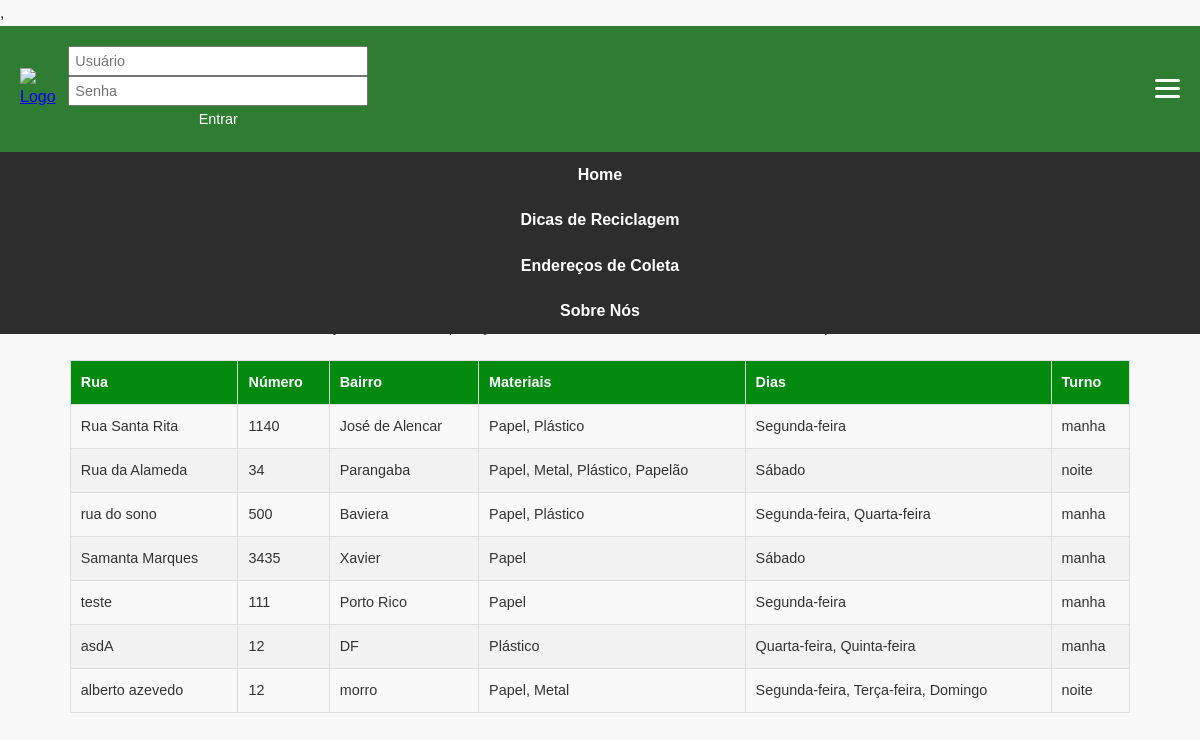
The app's page /parceiros/ with its own data.
### core/models.py (models this page shows, shortened)
class Coleta(models.Model):
    rua = models.CharField(max_length=100)
    numero = models.CharField(max_length=10)
    bairro = models.CharField(max_length=100)
    materiais = models.ManyToManyField(Material)
    dias = models.ManyToManyField(Dia)
    TURNO_CHOICES = [
        ('manha', 'Manhã'),
        ('tarde', 'Tarde'),
        ('noite', 'Noite'),
    ]
    turno = models.CharField(max_length=10, choices=TURNO_CHOICES, blank=False)

class Material(models.Model):
    nome = models.CharField(max_length=100)
    def __str__(self):
        return self.nome

class Dia(models.Model):
    nome = models.CharField(max_length=100)
    def __str__(self):
        return self.nome

### core/views.py (the view)
# urls.py: path('parceiros/', views.parceiros, name='parceiros'),
def parceiros(request):
    if User.is_authenticated:
        coletas = Coleta.objects.all()  # Busca todos os registros do modelo Coleta
        return render(request, 'recicle/pages/parceiros.html', {'coletas': coletas})  # Renderiza o template 'parceiros.html'
    else:
        return redirect('/')

### core/templates/recicle/pages/parceiros.html (shortened to what this page needs)
{% load static %}
<!DOCTYPE html>
<html lang="pt-br">
    <head>
        <link href="https://cdnjs.cloudflare.com/ajax/libs/font-awesome/6.5.1/css/all.min.css" rel="stylesheet">
        <link href="https://cdnjs.cloudflare.com/ajax/libs/font-awesome/6.5.1/css/all.min.css" rel="stylesheet">,
        <link rel="stylesheet" type="text/css" href="{% static 'css/parceiros.css' %}">
    </head>
<body>
    <header>
        <a href="{% url 'index' %}">
            <img src="{% static 'images/logo.png' %}" alt="Logo" class="logo">
            </a>
        <nav>
          <ul class="menu">
            <li><a href="{% url 'index' %}">Home</a></li>
            <li><a href="{% url 'dicas' %}">Dicas de Reciclagem</a></li>
            <li><a href="{% url 'parceiros' %}">Endereços de Coleta</a></li>
            <li><a href="#">Sobre Nós</a></li>
          </ul>
        </nav>
        <button class="hamburger" aria-label="Abrir menu">
          <span></span>
          <span></span>
          <span></span>
        </button>
        <div class="msg">
          {% if user.is_authenticated %}
          <p class="mensagem_login">Bem-vindo(a), {{ user.get_full_name|default:user.username }}!</p>
          <form action="{% url 'logout' %}" method="post" style="display: inline;">
            {% csrf_token %}
            <button type="submit">Sair</button>
          </form>
          {% else %}
          <form action="{% url 'login' %}" method="post" style="display: inline;">
            <input type="text" name="username" placeholder="Usuário" required>
            <input type="password" name="password" placeholder="Senha" required>
            <button type="submit">Entrar</button>
          </form>
          {% endif %}
        </div>
      </header>
    <h1>Lista de Parceiros</h1>
    <main>
        <p class="textos">Prezados catadores,</p>
        <p class="textos">Essa é a lista de residências parceiras cadastradas. Escolha qual residência visitará e nos informe para contactarmos o parceiro e firmarmos a parceria.</p>
        <p class="textos"> <b>Importante:</b> Não apareça no local de coleta sem antes confirmarmos a parceria.</p>
        <div class="content">
            <div class="center-column">
                <table>
                    <thead>
                        <tr>
                            <th>Rua</th>
                            <th>Número</th>
                            <th>Bairro</th>
                            <th>Materiais</th>
                            <th>Dias</th>
                            <th>Turno</th>
                        </tr>
                    </thead>
                    <tbody>
                        {% for coleta in coletas %}
                            <tr>
                                <td>{{ coleta.rua }}</td>
                                <td>{{ coleta.numero }}</td>
                                <td>{{ coleta.bairro }}</td>
                                <td>{{ coleta.materiais.all|join:", " }}</td>
                                <td>{{ coleta.dias.all|join:", " }}</td>
                                <td>{{ coleta.turno }}</td>
                            </tr>
                        {% empty %}
                            <tr>
                                <td colspan="6">Nenhum registro encontrado.</td>
                            </tr>
                        {% endfor %}
                    </tbody>
                </table>
            </div>
        </div>
    </main>
</body>
</html>

### core/static/css/parceiros.css (style rules this page uses)
* { margin: 0; padding: 0; box-sizing: border-box; }
html, body { height: 100%; overflow-x: hidden; }
body { font-family: Arial, sans-serif; line-height: 1.6; color: #333; background-color: #f8f8f8; margin: 0; display: flex; flex-direction: column; min-height: 100vh; }
header { display: flex; justify-content: space-between; align-items: center; background-color: #2e7d32; color: white; padding: 10px 20px; position: relative; }
.logo { max-height: 50px; order: 0; }
.menu { display: flex; list-style: none; justify-content: flex-start; align-items: center; gap: 20px; margin: 0; padding: 0; order: 0; }
.menu a { text-decoration: none; color: white; font-weight: bold; transition: color 0.3s ease; }
.hamburger { display: none; }
.hamburger span { display: block; width: 100%; height: 3px; background-color: white; border-radius: 5px; transition: transform 0.3s ease, opacity 0.3s ease; }
.menu { display: flex; list-style: none; gap: 20px; transition: transform 0.3s ease; }
main, h1 { margin: 20px auto; max-width: 1200px; text-align: center; }
table { width: 100%; border-collapse: collapse; margin-top: 20px; font-size: 0.9rem; }
th, td { border: 1px solid #ddd; padding: 10px; text-align: left; }
th { background-color: #028a0f; color: white; }
tr:nth-child(even) { background-color: #f2f2f2; }
.msg { display: flex; justify-content: center; align-items: center; margin-top: 10px; }
.msg form { display: flex; gap: 10px; align-items: center; }
.msg input, .msg button { padding: 5px; font-size: 0.9rem; }
.msg button { background-color: #2e7d32; color: white; border: none; cursor: pointer; }
.hamburger { order: 3; display: block; background: none; border: none; box-shadow: none; cursor: pointer; }
.hamburger span { display: block; width: 25px; height: 3px; margin: 5px auto; background: white; border-radius: 2px; }
.menu { display: flex; flex-direction: column; background-color: #2d2d2d; position: absolute; top: 100%; right: 0; width: 100%; padding: 10px 0; }
.menu a { color: white; padding: 10px 0; }
.content { padding: 0 10px; box-sizing: border-box; }
table { min-width: 600px; width: 100%; }
.msg { width: 100%; justify-content: flex-start; margin-bottom: 10px; }
.msg form { flex-direction: column; align-items: center; }
.msg input, .msg button { width: 100%; max-width: 300px; }
.logo { max-height: 60px; }

### records on screen
Coleta: rua "Rua Santa Rita", numero "1140", bairro "José de Alencar", materiais.all "Papel, Plástico", dias.all "Segunda-feira", turno "manha"
Coleta: rua "Rua da Alameda", numero "34", bairro "Parangaba", materiais.all "Papel, Metal, Plástico, Papelão", dias.all "Sábado", turno "noite"
Coleta: rua "rua do sono", numero "500", bairro "Baviera", materiais.all "Papel, Plástico", dias.all "Segunda-feira, Quarta-feira", turno "manha"
Coleta: rua "Samanta Marques", numero "3435", bairro "Xavier", materiais.all "Papel", dias.all "Sábado", turno "manha"
Coleta: rua "teste", numero "111", bairro "Porto Rico", materiais.all "Papel", dias.all "Segunda-feira", turno "manha"
Coleta: rua "asdA", numero "12", bairro "DF", materiais.all "Plástico", dias.all "Quarta-feira, Quinta-feira", turno "manha"
Coleta: rua "alberto azevedo", numero "12", bairro "morro", materiais.all "Papel, Metal", dias.all "Segunda-feira, Terça-feira, Domingo", turno "noite"
